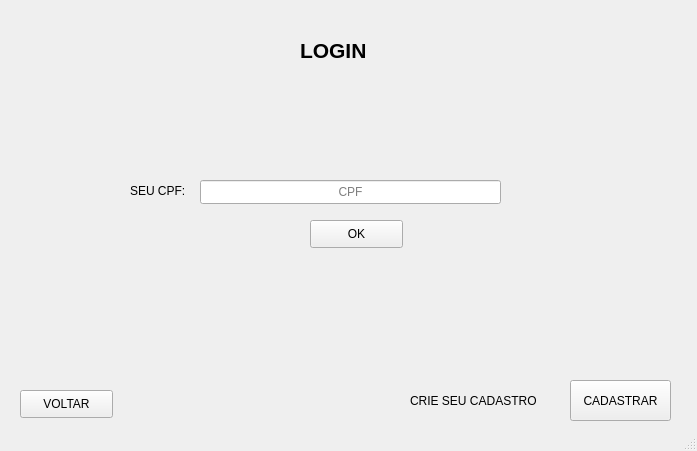
<?xml version="1.0" encoding="UTF-8"?>
<ui version="4.0">
 <class>MainWindow</class>
 <widget class="QMainWindow" name="MainWindow">
  <property name="geometry">
   <rect>
    <x>0</x>
    <y>0</y>
    <width>697</width>
    <height>451</height>
   </rect>
  </property>
  <property name="windowTitle">
   <string>MainWindow</string>
  </property>
  <widget class="QWidget" name="centralwidget">
   <widget class="QLabel" name="label">
    <property name="geometry">
     <rect>
      <x>300</x>
      <y>40</y>
      <width>351</width>
      <height>21</height>
     </rect>
    </property>
    <property name="font">
     <font>
      <pointsize>16</pointsize>
      <weight>75</weight>
      <bold>true</bold>
     </font>
    </property>
    <property name="text">
     <string>LOGIN</string>
    </property>
   </widget>
   <widget class="QLineEdit" name="lineEdit_2">
    <property name="geometry">
     <rect>
      <x>200</x>
      <y>180</y>
      <width>301</width>
      <height>24</height>
     </rect>
    </property>
    <property name="sizePolicy">
     <sizepolicy hsizetype="Minimum" vsizetype="Maximum">
      <horstretch>0</horstretch>
      <verstretch>0</verstretch>
     </sizepolicy>
    </property>
    <property name="alignment">
     <set>Qt::AlignCenter</set>
    </property>
    <property name="placeholderText">
     <string>CPF</string>
    </property>
   </widget>
   <widget class="QPushButton" name="pushButton_4">
    <property name="geometry">
     <rect>
      <x>310</x>
      <y>220</y>
      <width>93</width>
      <height>28</height>
     </rect>
    </property>
    <property name="text">
     <string>OK</string>
    </property>
   </widget>
   <widget class="QPushButton" name="pushButton_3">
    <property name="geometry">
     <rect>
      <x>20</x>
      <y>390</y>
      <width>93</width>
      <height>28</height>
     </rect>
    </property>
    <property name="text">
     <string>VOLTAR</string>
    </property>
   </widget>
   <widget class="QLabel" name="label_2">
    <property name="geometry">
     <rect>
      <x>410</x>
      <y>390</y>
      <width>151</width>
      <height>21</height>
     </rect>
    </property>
    <property name="font">
     <font>
      <pointsize>9</pointsize>
     </font>
    </property>
    <property name="text">
     <string>CRIE SEU CADASTRO</string>
    </property>
   </widget>
   <widget class="QPushButton" name="pushButton_5">
    <property name="geometry">
     <rect>
      <x>570</x>
      <y>380</y>
      <width>101</width>
      <height>41</height>
     </rect>
    </property>
    <property name="text">
     <string>CADASTRAR</string>
    </property>
   </widget>
   <widget class="QLabel" name="label_3">
    <property name="geometry">
     <rect>
      <x>130</x>
      <y>180</y>
      <width>71</width>
      <height>21</height>
     </rect>
    </property>
    <property name="font">
     <font>
      <pointsize>9</pointsize>
     </font>
    </property>
    <property name="text">
     <string>SEU CPF:</string>
    </property>
   </widget>
  </widget>
  <widget class="QStatusBar" name="statusbar"/>
 </widget>
 <resources/>
 <connections/>
</ui>
